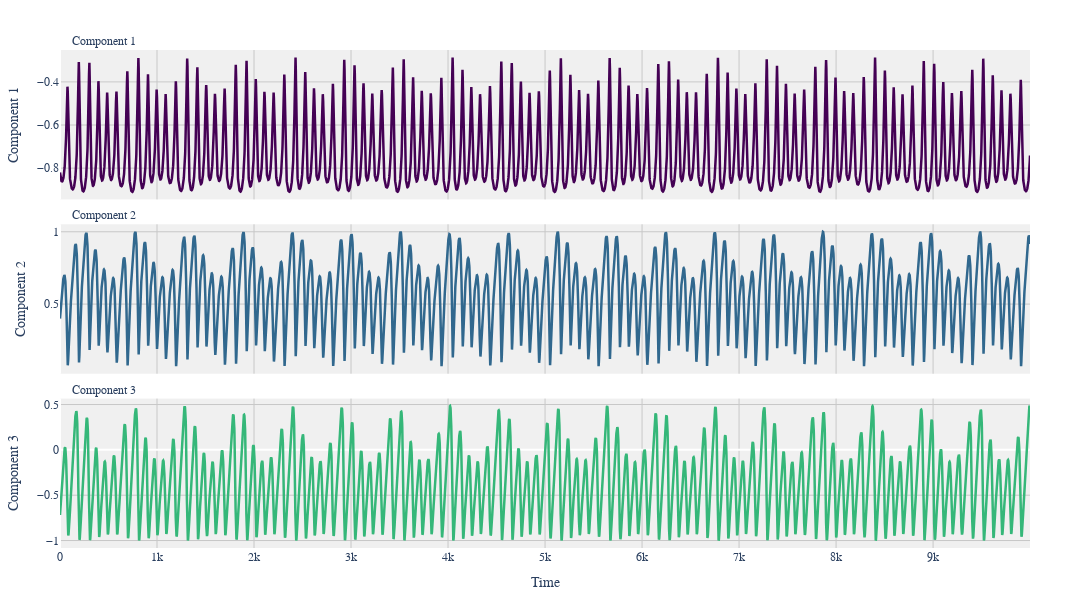

Notebook cell for this chart:
### Markdown cell above
Vizulizing Datasets

### Code cell
viz.plot_components(input)

### Figure 1 — Plotly figure (JSON) as saved in the notebook; plotly's stock layout.template omitted (floating-point values rounded to 4 significant figures; data arrays with more than 128 entries replaced by an {"elided": "..."} marker saying what was removed)
{"data": [{"hoverinfo": "x+y", "line": {"color": "#440154", "width": 2.5}, "mode": "lines", "name": "Component 1", "showlegend": false, "type": "scatter", "x": {"elided": "10000 int values"}, "xaxis": "x", "y": {"elided": "10000 float values"}, "yaxis": "y"}, {"hoverinfo": "x+y", "line": {"color": "#31688e", "width": 2.5}, "mode": "lines", "name": "Component 2", "showlegend": false, "type": "scatter", "x": {"elided": "10000 int values"}, "xaxis": "x2", "y": {"elided": "10000 float values"}, "yaxis": "y2"}, {"hoverinfo": "x+y", "line": {"color": "#35b779", "width": 2.5}, "mode": "lines", "name": "Component 3", "showlegend": false, "type": "scatter", "x": {"elided": "10000 int values"}, "xaxis": "x3", "y": {"elided": "10000 float values"}, "yaxis": "y3"}], "layout": {"annotations": [{"font": {"size": 12}, "showarrow": false, "text": "Component 1", "x": 0.01, "xanchor": "left", "xref": "paper", "y": 1, "yanchor": "bottom", "yref": "paper"}, {"font": {"size": 12}, "showarrow": false, "text": "Component 2", "x": 0.01, "xanchor": "left", "xref": "paper", "y": 0.65, "yanchor": "bottom", "yref": "paper"}, {"font": {"size": 12}, "showarrow": false, "text": "Component 3", "x": 0.01, "xanchor": "left", "xref": "paper", "y": 0.3, "yanchor": "bottom", "yref": "paper"}], "font": {"family": "Arial", "size": 12}, "height": 600, "hovermode": "x unified", "margin": {"b": 50, "l": 50, "r": 50, "t": 50}, "paper_bgcolor": "white", "plot_bgcolor": "rgb(240, 240, 240)", "title": {"font": {"family": "Arial", "size": 20}, "text": "", "x": 0.5, "xanchor": "center", "y": 0.95, "yanchor": "top"}, "width": 1080, "xaxis": {"anchor": "y", "domain": [0, 1], "gridcolor": "rgb(200, 200, 200)", "matches": "x3", "showgrid": true, "showticklabels": false}, "xaxis2": {"anchor": "y2", "domain": [0, 1], "gridcolor": "rgb(200, 200, 200)", "matches": "x3", "showgrid": true, "showticklabels": false}, "xaxis3": {"anchor": "y3", "domain": [0, 1], "gridcolor": "rgb(200, 200, 200)", "showgrid": true, "title": {"text": "Time"}}, "yaxis": {"anchor": "x", "domain": [0.7, 1], "gridcolor": "rgb(200, 200, 200)", "showgrid": true, "title": {"text": "Component 1"}}, "yaxis2": {"anchor": "x2", "domain": [0.35, 0.65], "gridcolor": "rgb(200, 200, 200)", "showgrid": true, "title": {"text": "Component 2"}}, "yaxis3": {"anchor": "x3", "domain": [0, 0.3], "gridcolor": "rgb(200, 200, 200)", "showgrid": true, "title": {"text": "Component 3"}}}}
